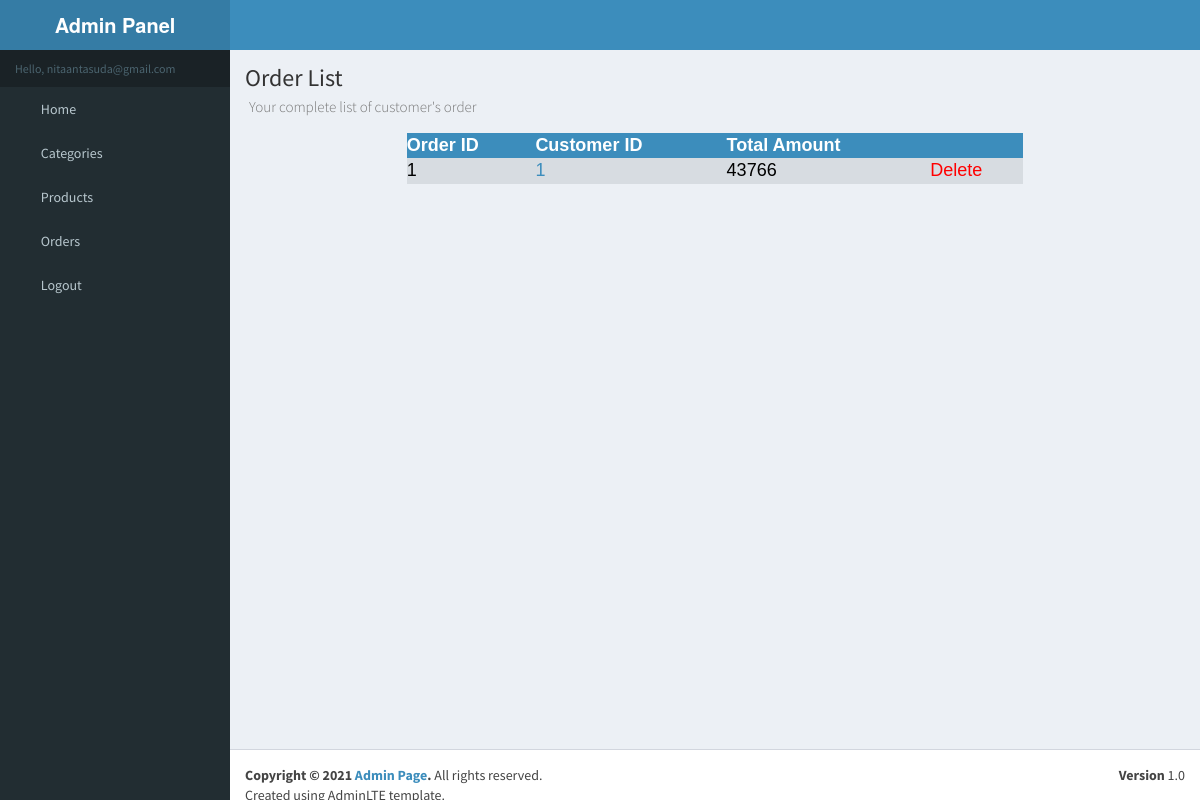
/admin/orders.php (signed in), run on the app's committed database.
### tables this page shows
CREATE TABLE `orders_t` (
  `id` int(11) NOT NULL,
  `customer_id` int(11) NOT NULL,
  `address` varchar(50) NOT NULL,
  `total_amount` int(20) NOT NULL,
  `created_at` timestamp NOT NULL DEFAULT CURRENT_TIMESTAMP,
  `updated_at` timestamp NOT NULL DEFAULT CURRENT_TIMESTAMP
);

### admin/orders.php (the view, shortened to what this page needs)
<!DOCTYPE html>
<html>
<head>
  <link rel="stylesheet" href="bower_components/bootstrap/dist/css/bootstrap.min.css">
  <link rel="stylesheet" href="bower_components/font-awesome/css/font-awesome.min.css">
  <link rel="stylesheet" href="bower_components/Ionicons/css/ionicons.min.css">
  <link rel="stylesheet" href="dist/css/AdminLTE.min.css">
  <link rel="stylesheet" href="dist/css/skins/_all-skins.min.css">
  <link rel="stylesheet" href="bower_components/morris.js/morris.css">
  <link rel="stylesheet" href="bower_components/jvectormap/jquery-jvectormap.css">
  <link rel="stylesheet" href="bower_components/bootstrap-datepicker/dist/css/bootstrap-datepicker.min.css">
  <link rel="stylesheet" href="bower_components/bootstrap-daterangepicker/daterangepicker.css">
  <link rel="stylesheet" href="plugins/bootstrap-wysihtml5/bootstrap3-wysihtml5.min.css">
</head>
<body class="hold-transition skin-blue sidebar-mini">
<div class="wrapper">
  <?php
    include('admin_partials/header.php');
    include('admin_partials/sidecolumn.php');
  ?>
  <div class="content-wrapper">
    <section class="content-header">
      <h1>
        Order List
        <br>
        <small>Your complete list of customer's order</small>
      </h1>
    </section>
    <section class="content">
    <div class="row">
      <div class="col-sm-2">
      </div>
      <div class="col-sm-8">
         <table>
          <tr>
            <th>Order ID</th>
            <th>Customer ID</th>
            <th>Total Amount</th>
            <th></th>
          </tr>
          <?php
          include('../partials/connect.php');
          $sql="Select * from orders_t";
          $results=$connect->query($sql);
          while ($final=$results->fetch_assoc()) {
            echo "<tr><td>".$final['id']."</td><td>".'<a href="ordershow.php?pro_id='.$final['id'].'">'.$final['customer_id']."</a></td><td>".$final['total_amount']."</td><td>".'<a href="orderdelete.php?delete_id='.$final['id'].'" style="color:red">'."Delete"."</a></td></tr>";
          }
          echo "</table>";
          ?>
      </div>
      <div class="col-sm-2">
      </div>
    </div>
    </section>
  </div>
  <?php
    include('admin_partials/footer.php');
  ?>
</body>
</html>

### admin/orders.php (style rules this page uses)
table { border-collapse: collapse; width: 100%; color: #000000; font-family: Arial; font-size: 18px; text-align: left; }
th { background-color: #3C8DBC; color: white; }
tr:nth-child(even) { background-color: rgba(34,45,50,0.1); }

### data on the page
orders_t: id "1", customer "1", total_amount "43766"

### other printed values
$_SESSION['email'] "nitaantasuda@gmail.com"
